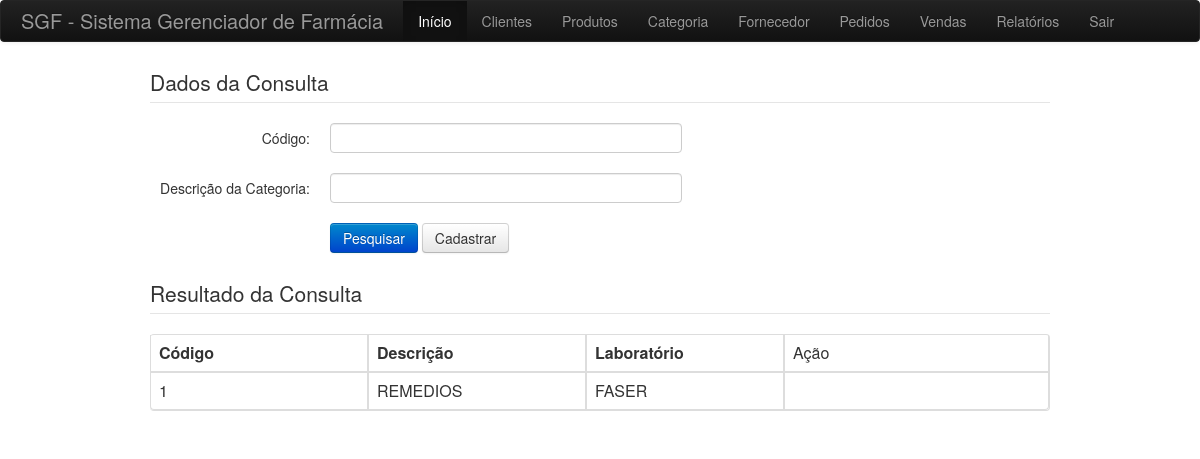
/view/consultarCategoria.php (signed in), run on the app's committed database.
### tables this page shows
CREATE TABLE `categoria` (
  `COD_CATEGORIA` int(11) NOT NULL,
  `DS_CATEGORIA` varchar(100) NOT NULL,
  `NO_LABORATORIO` varchar(100) NOT NULL,
  PRIMARY KEY (`COD_CATEGORIA`)
);

### control/controlCategoria.class.php (called while the page is built, shortened)
<?php
include_once '../model/modelCategoria.class.php';
include_once 'controlGeral.php';
class ControlCategoria extends ControlGeral {
    function consultar($COD_CATEGORIA = null, $DS_CATEGORIA = null) {
        $objCategoria = new modelCategoria(null,null);
        return $listaCategoria = $objCategoria->consultar($COD_CATEGORIA = null, $DS_CATEGORIA = null);
    }
}

### model/modelCategoria.class.php (called while the page is built, shortened)
<?php
include_once '../model/modelConexao.class.php';
class modelCategoria extends modelConexao {
    private $COD_CATEGORIA;
    private $DS_CATEGORIA;
    public function getCOD_CATEGORIA() {
        return $this->COD_CATEGORIA;
    }
    public function getDS_CATEGORIA() {
        return $this->DS_CATEGORIA;
    }
    public function setCOD_CATEGORIA($COD_CATEGORIA) {
        $this->COD_CATEGORIA = $COD_CATEGORIA;
    }
    public function setDS_CATEGORIA($DS_CATEGORIA) {
        $this->DS_CATEGORIA = $DS_CATEGORIA;
    }
    public function consultar($COD_CATEGORIA = null, $DS_CATEGORIA = null)
    {
        $sql = 'select * from categoria  where 1 ';
        $result = $this->executarQuery($sql);
        while ($row = mysql_fetch_array($result)) {
            $return[] = $row;
        }
        return $return;
    }
}

### model/modelConexao.class.php (called while the page is built, shortened)
<?php
class modelConexao {
    var $host;
    var $user;
    var $senha;
    var $dbase;
    public function getHost() {
        return $this->host;
    }
    public function getUser() {
        return $this->user;
    }
    public function getSenha() {
        return $this->senha;
    }
    public function getDbase() {
        return $this->dbase;
    }
    public function setHost($host) {
        $this->host = $host;
    }
    public function setUser($user) {
        $this->user = $user;
    }
    public function setSenha($senha) {
        $this->senha = $senha;
    }
    public function setDbase($dbase) {
        $this->dbase = $dbase;
    }
    function conecta() {
        $this->link = mysql_connect($this->getHost(), $this->getUser(), $this->getSenha());
        if ($this->link) {
            return true;
        } else {
            return false;
        }
    }
    function executarQuery($consulta) {
        if ($resultado = mysql_query($consulta)) {
            return $resultado;
        } else {
            return false;
        }
    }
}

### view/consultarCategoria.php (the view, shortened to what this page needs)
<?php
include_once '../control/controlCategoria.class.php';
$cc = new ControlCategoria();
if (isset($_POST["consultar"])) {
    $clientes = $cc->consultar($_POST["COD_CATEGORIA"], $_POST["DS_CATEGORIA"]);
} else {
    $clientes = $cc->consultar(null, null);
}
?>
<html>
    <head>
        <link href="../bootstrap/css/bootstrap.min.css" rel="stylesheet" media="screen">
    </head>
    <body>
        <div id="container-geral">
            <div class="container" id="content">
                <div class="container-fluid">
                    <div class="row-fluid">
                        <div>
                            <fieldset>
                                <legend>Dados da Consulta</legend>
                                <form class="form-horizontal" id="categoria" name="categoria" method="post" action="consultarCategoria.php">
                                    <div class="control-group">
                                        <label class="control-label" for="COD_CATEGORIA">Código:</label>
                                        <div class="controls">
                                            <input class="span6" name="COD_CATEGORIA" type="text" id="COD_CATEGORIA" size="10" maxlength="10" />
                                        </div>
                                    </div>
                                    <div class="control-group">
                                        <label class="control-label" for="DS_CATEGORIA">Descrição da Categoria:</label>
                                        <div class="controls">
                                            <input class="span6" name="DS_CATEGORIA" type="text" id="DS_CATEGORIA" size="30" maxlength="150" />
                                        </div>
                                    </div>
                                    <div class="control-group">
                                        <div class="controls">
                                            <button type="submit" name="consultar" class="btn btn-primary"> Pesquisar</i></button>
                                            <a class="btn" href="inserirCategoria.php">Cadastrar</a>
                                        </div>
                                    </div>
                                </form>
                            </fieldset>
                            <fieldset>
                                <legend>Resultado da Consulta</legend>
                                <table class="table table-bordered" border="1" cellpadding="0" cellspacing="0">
                                    <thead>
                                    <td width="200"><b>Código</b></td>
                                    <td width="200"><b>Descrição</b></td>
                                    <td width="180"><b>Laboratório</b></td>
                                    <td>Ação</td>
                                    </thead>
                                    <tbody>
                                        <?php
                                        foreach ($clientes as $item) {
                                            echo '<tr>';
                                                echo '<td>' . $item['COD_CATEGORIA'] . '</td>';
                                                echo '<td>' . $item['DS_CATEGORIA'] . '</td>';
                                                echo '<td>' . $item['NO_LABORATORIO'] . '</td>';
                                                echo '<td>
                                                          <a class="icon-pencil" href="alterarCategoria.php?COD_CATEGORIA=' . $item['COD_CATEGORIA'] . '" />
                                                          <a class="icon-trash" href="excluirCategoria.php?id=' . $item['COD_CATEGORIA'] . '" />
                                                          </td>';
                                            echo '</tr>';
                                        }
                                        ?>
                                    </tbody>
                                </table>
                            </fieldset>
                        </div>
                    </div>
                </div>
            </div>
        </div>
    </body>
</html>

### data on the page
categoria: COD_CATEGORIA "1", DS_CATEGORIA "REMEDIOS", NO_LABORATORIO "FASER"
